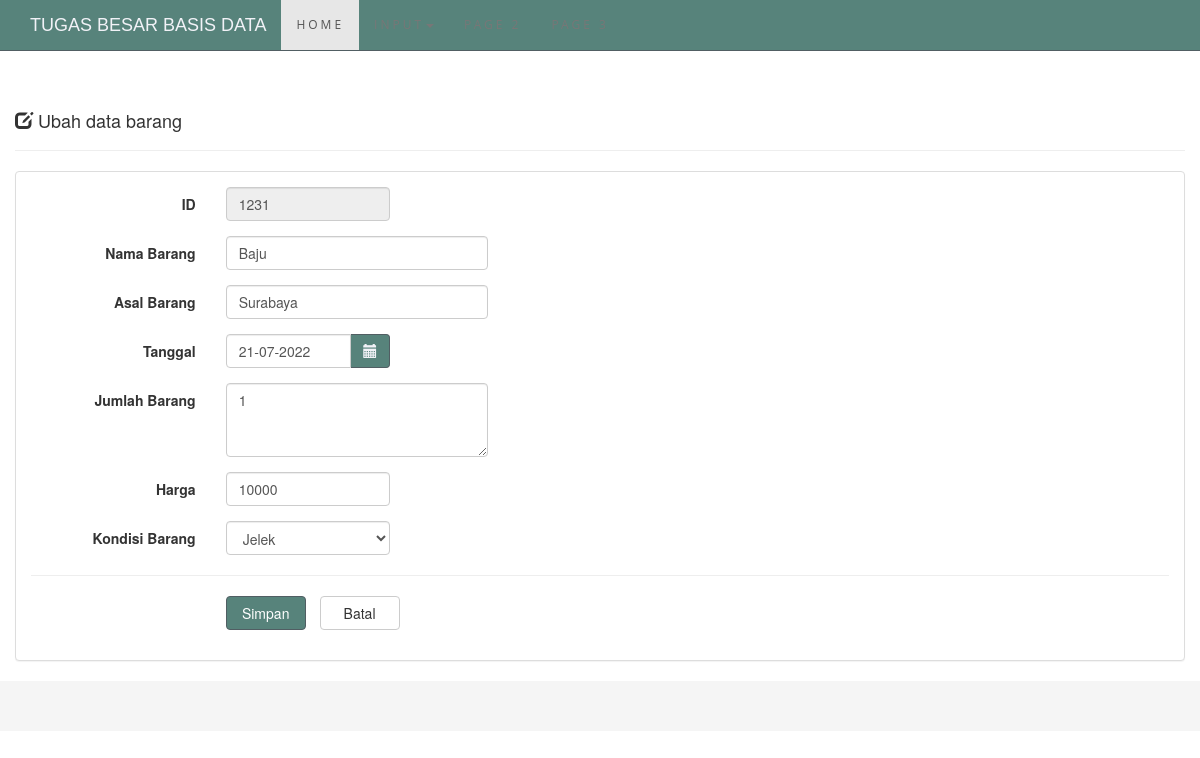
The page /page/data_barang.php?page=ubah&id=1231 on the database its author committed.
### tables this page shows
CREATE TABLE `is_barang` (
  `id` int(11) NOT NULL,
  `nama_barang` varchar(30) NOT NULL,
  `asal_barang` varchar(30) NOT NULL,
  `tanggal_stamp` date NOT NULL,
  `jumlah_barang` int(100) NOT NULL,
  `harga_barang` int(21) NOT NULL,
  `kondisi_barang` varchar(255) NOT NULL
);

### crud/barang.php (called while the page is built, shortened)
<?php
class barang {
    function get_barang($id) {
        $db = new database();
        $mysqli = $db->connect();
        $query = "SELECT * FROM is_barang WHERE id=?";
        $stmt = $mysqli->prepare($query);
        $stmt->bind_param("s", $id);
        $stmt->execute();
        $result = $stmt->get_result();
        $data = $result->fetch_assoc();
        return $data;
    }
}
?>

### page/form-ubah.php (the view, shortened to what this page needs)
<div class="row">
    <div class="col-md-12">
      <div class="page-header">
        <br>
        <h4>
          <i class="glyphicon glyphicon-edit"></i>
          Ubah data barang
        </h4>
      </div>
      <?php
      $id = $_GET['id'];
      if (isset($id)) {
        require_once 'crud/barang.php';
        $barang = new barang();
        $data = $barang->get_barang($id);
        $id           = $data['id'];
        $nama_barang  = $data['nama_barang'];
        $asal_barang  = $data['asal_barang'];
        $tanggal       = $data['tanggal_stamp'];
        $tgl           = explode('-',$tanggal);
        $tanggal_stamp = $tgl[2]."-".$tgl[1]."-".$tgl[0];
        $jumlah_barang = $data['jumlah_barang'];
        $harga_barang  = $data['harga_barang'];
      }
      ?>
      <div class="panel panel-default">
        <div class="panel-body">
          <form class="form-horizontal" method="POST" action="crud/proses-ubah.php">
            <div class="form-group">
              <label class="col-sm-2 control-label">ID</label>
              <div class="col-sm-2">
                <input type="text" class="form-control" name="id" value="<?php echo $id; ?>" readonly>
              </div>
            </div>
            <div class="form-group">
              <label class="col-sm-2 control-label">Nama Barang</label>
              <div class="col-sm-3">
                <input type="text" class="form-control" name="nama_barang" autocomplete="off" value="<?php echo $nama_barang; ?>" required>
              </div>
            </div>
            <div class="form-group">
              <label class="col-sm-2 control-label">Asal Barang</label>
              <div class="col-sm-3">
                <input type="text" class="form-control" name="asal_barang" autocomplete="off" value="<?php echo $asal_barang; ?>" required>
              </div>
            </div>
            <div class="form-group">
              <label class="col-sm-2 control-label">Tanggal</label>
              <div class="col-sm-2">
                <div class="input-group">
                  <input type="text" class="form-control date-picker" data-date-format="dd-mm-yyyy" name="tanggal_stamp" autocomplete="off" value="<?php echo $tanggal_stamp; ?>" required>
                  <span class="input-group-addon">
                    <i class="glyphicon glyphicon-calendar"></i>
                  </span>
                </div>
              </div>
            </div>
            <div class="form-group">
              <label class="col-sm-2 control-label">Jumlah Barang</label>
              <div class="col-sm-3">
                <textarea class="form-control" name="jumlah_barang" rows="3" required><?php echo $jumlah_barang; ?></textarea>
              </div>
            </div>
            <div class="form-group">
              <label class="col-sm-2 control-label">Harga</label>
              <div class="col-sm-2">
                <input type="text" class="form-control" name="harga_barang" autocomplete="off" maxlength="12" onKeyPress="return goodchars(event,'0123456789',this)" value="<?php echo $harga_barang; ?>" required>
              </div>
            </div>
            <div class="form-group">
              <label class="col-sm-2 control-label">Kondisi Barang</label>
              <div class="col-sm-2">
              <select class="form-control" name="kondisi_barang" placeholder="Kondisi Barang" required>
                  <option value="Jelek">Jelek</option>
                </select>
              </div>
            </div>
            <hr/>
            <div class="form-group">
              <div class="col-sm-offset-2 col-sm-10">
                <input type="submit" class="btn btn-success btn-submit" name="simpan" value="Simpan">
                <a href="index.php" class="btn btn-default btn-reset">Batal</a>
              </div>
            </div>
          </form>
        </div>
      </div>
    </div>
  </div>

### assets/css/style.css (style rules this page uses)
body { padding-top: 40px; }
.btn-success { background-color: #57837B; border-color: #515E63; color: #fff; }
.input-group-addon { background-color: #57837B; border: 1px solid #515E63; border-radius: 4px; color: #f1f2f7; }
.btn-submit { width: 80px; }
.btn-reset { width: 80px; margin-left: 10px; }

### rows shown on the page
is_barang: id "1231", nama_barang "Baju", asal_barang "Surabaya", tanggal_stamp "21-07-2022", jumlah_barang "1", harga_barang "10000"
